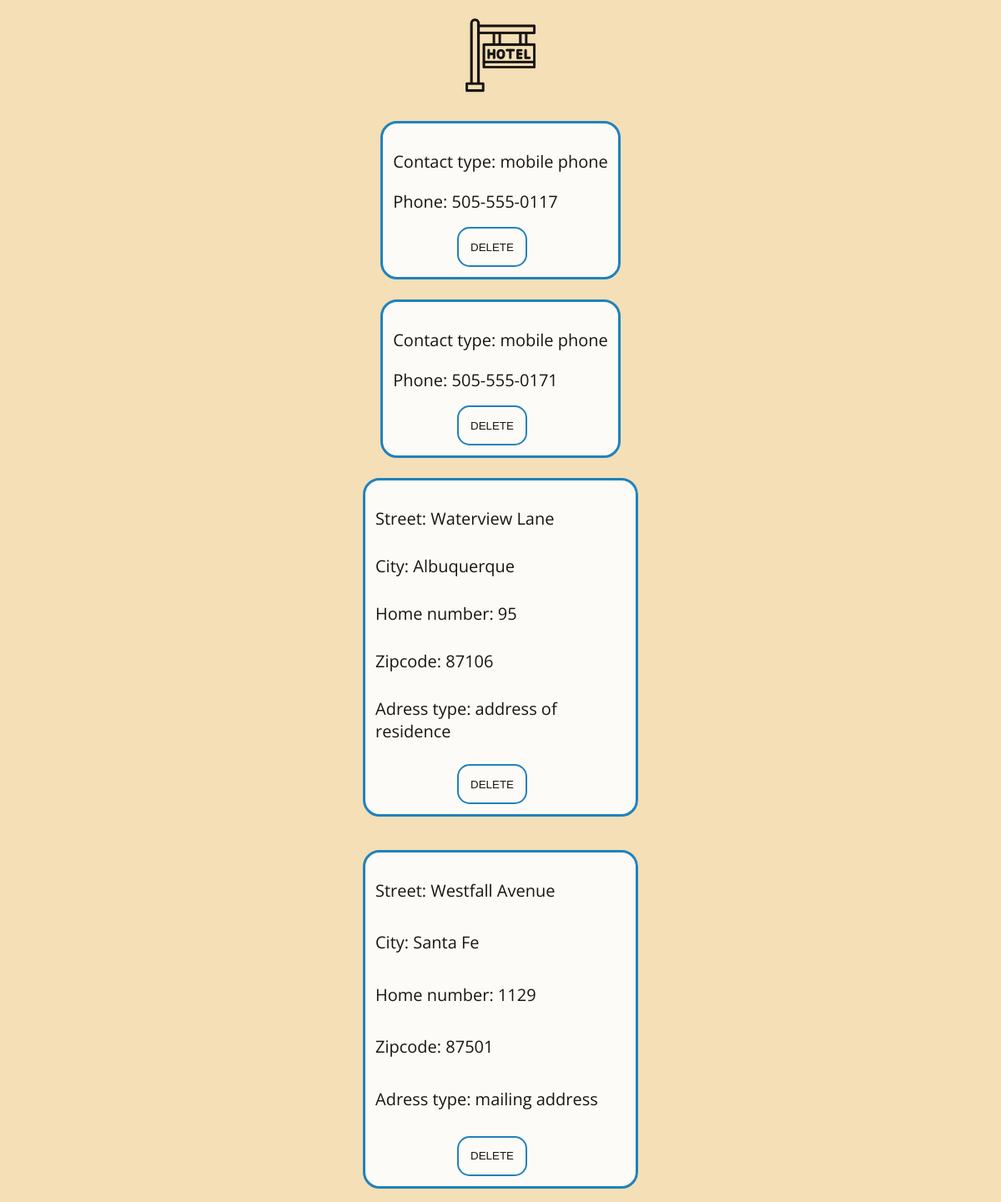
Page /user-data.php (signed in) on the committed database.
### tables this page shows
CREATE TABLE `contacts` (
  `id` int(11) NOT NULL,
  `type` varchar(20) NOT NULL,
  `phone` varchar(20) NOT NULL,
  `user_id` int(11) NOT NULL
);

CREATE TABLE `addresses` (
  `id` int(11) NOT NULL,
  `street` varchar(255) DEFAULT NULL,
  `city` varchar(255) NOT NULL,
  `homenumber` varchar(20) NOT NULL,
  `zipcode` varchar(50) NOT NULL,
  `type` varchar(20) NOT NULL,
  `user_id` int(11) NOT NULL
);

### scripts/fetch-data.php (the view, shortened to what this page needs)
<?php
$host = 'localhost';
$dbusername = 'root';
$dbpassword = '';
$dbname = 'hotel_booking';
$conn = mysqli_connect($host, $dbusername, $dbpassword, $dbname);
$user_id = $_SESSION['user_id'];
$query = "SELECT * FROM contacts WHERE user_id = ?";
$stmt = $conn->prepare($query);
$stmt->bind_param("i", $user_id);
$stmt->execute();
$result = $stmt->get_result();
while ($row = $result->fetch_assoc()) {
    $contact_id = $row['id'];
    $contactType = $row['type'];
    $phone = $row['phone'];
    echo
    '<div class="contact">
        <p>Contact type: ' . $contactType . '</p>
        <p>Phone: ' . $phone . '</p>
        <form action="scripts/delete-data.php" method="post">
            <input type="hidden" name="contact_id" value="' . $contact_id . '">
            <button type="submit">DELETE</button>
        </form>
    </div>';
}
$query = "SELECT * FROM addresses WHERE user_id = ?";
$stmt = $conn->prepare($query);
$stmt->bind_param("i", $user_id);
$stmt->execute();
$result = $stmt->get_result();
while ($row = $result->fetch_assoc()) {
    $address_id = $row['id'];
    $street = $row['street'];
    $city = $row['city'];
    $homenumber = $row['homenumber'];
    $zipcode = $row['zipcode'];
    $addressType = $row['type'];
    echo
    '<div class="address">
        <p>Street: ' . $street . '</p>
        <p>City: ' . $city . '</p>
        <p>Home number: ' . $homenumber . '</p>
        <p>Zipcode: ' . $zipcode . '</p>
        <p>Adress type: ' . $addressType . '</p>
        <form action="scripts/delete-data.php" method="post">
            <input type="hidden" name="address_id" value="' . $address_id . '">
            <button type="submit">DELETE</button>
        </form>
    </div>';
}
?>

### css/contacts-addresses.css (style rules this page uses)
body { margin: 0; padding: 0; background-color: #f4dfb6; }
p { margin-right: auto; margin-bottom: auto; font-size: 20px; }
.contact { display: flex; flex-direction: column; align-items: center; height: 20vh; margin-top: 3vh; padding: 1vw; background-color: #FFFFFF; border-color: #0978bf; border-radius: 20px; border-style: solid; }
.contact form button { height: 6vh; width: 7vw; margin-top: 2vh; margin-right: 20px; background-color: #FFFFFF; border-color: #0978bf; border-radius: 15px; border-style: solid; outline: none; }
.address { display: flex; flex-direction: column; align-items: center; height: 47vh; width: 25vw; margin-top: 3vh; margin-bottom: 2vh; padding: 1vw; background-color: #FFFFFF; border-color: #0978bf; border-radius: 20px; border-style: solid; }
.address form button { height: 6vh; width: 7vw; margin-top: 2vh; margin-right: 20px; background-color: #FFFFFF; border-color: #0978bf; border-radius: 15px; border-style: solid; outline: none; }

### rows in the picture
contacts: type "mobile phone", phone "505-555-0117"
contacts: type "mobile phone", phone "505-555-0171"
addresses: street "Waterview Lane", city "Albuquerque", homenumber "95", zipcode "87106", type "address of residence"
addresses: street "Westfall Avenue", city "Santa Fe", homenumber "1129", zipcode "87501", type "mailing address"
